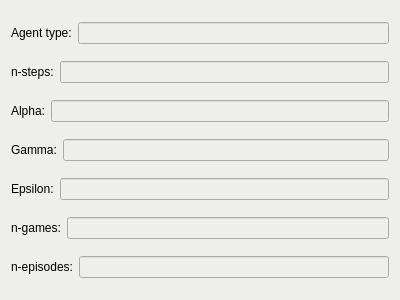
<?xml version="1.0" encoding="UTF-8"?>
<ui version="4.0">
 <class>Form</class>
 <widget class="QWidget" name="Form">
  <property name="geometry">
   <rect>
    <x>0</x>
    <y>0</y>
    <width>400</width>
    <height>300</height>
   </rect>
  </property>
  <property name="windowTitle">
   <string>Form</string>
  </property>
  <property name="styleSheet">
   <string notr="true">background-color: rgb(238, 238, 236);</string>
  </property>
  <layout class="QVBoxLayout" name="verticalLayout">
   <item>
    <layout class="QHBoxLayout" name="horizontalLayout_5">
     <item>
      <widget class="QLabel" name="label">
       <property name="text">
        <string>Agent type:</string>
       </property>
      </widget>
     </item>
     <item>
      <widget class="QLineEdit" name="type">
       <property name="enabled">
        <bool>false</bool>
       </property>
      </widget>
     </item>
    </layout>
   </item>
   <item>
    <layout class="QHBoxLayout" name="horizontalLayout_6">
     <item>
      <widget class="QLabel" name="label_2">
       <property name="text">
        <string>n-steps:</string>
       </property>
      </widget>
     </item>
     <item>
      <widget class="QLineEdit" name="n_step">
       <property name="enabled">
        <bool>false</bool>
       </property>
      </widget>
     </item>
    </layout>
   </item>
   <item>
    <layout class="QGridLayout" name="gridLayout">
     <item row="0" column="0">
      <widget class="QLabel" name="label_3">
       <property name="text">
        <string>Alpha:</string>
       </property>
      </widget>
     </item>
     <item row="0" column="1">
      <widget class="QLineEdit" name="alpha">
       <property name="enabled">
        <bool>false</bool>
       </property>
      </widget>
     </item>
    </layout>
   </item>
   <item>
    <layout class="QHBoxLayout" name="horizontalLayout_4">
     <item>
      <widget class="QLabel" name="label_4">
       <property name="text">
        <string>Gamma:</string>
       </property>
      </widget>
     </item>
     <item>
      <widget class="QLineEdit" name="gamma">
       <property name="enabled">
        <bool>false</bool>
       </property>
      </widget>
     </item>
    </layout>
   </item>
   <item>
    <layout class="QHBoxLayout" name="horizontalLayout_3">
     <item>
      <widget class="QLabel" name="label_5">
       <property name="text">
        <string>Epsilon:</string>
       </property>
      </widget>
     </item>
     <item>
      <widget class="QLineEdit" name="epsilon">
       <property name="enabled">
        <bool>false</bool>
       </property>
      </widget>
     </item>
    </layout>
   </item>
   <item>
    <layout class="QHBoxLayout" name="horizontalLayout_2">
     <item>
      <widget class="QLabel" name="label_6">
       <property name="text">
        <string>n-games:</string>
       </property>
      </widget>
     </item>
     <item>
      <widget class="QLineEdit" name="n_games">
       <property name="enabled">
        <bool>false</bool>
       </property>
      </widget>
     </item>
    </layout>
   </item>
   <item>
    <layout class="QHBoxLayout" name="horizontalLayout">
     <item>
      <widget class="QLabel" name="label_7">
       <property name="text">
        <string>n-episodes:</string>
       </property>
      </widget>
     </item>
     <item>
      <widget class="QLineEdit" name="n_episodes">
       <property name="enabled">
        <bool>false</bool>
       </property>
      </widget>
     </item>
    </layout>
   </item>
  </layout>
 </widget>
 <resources/>
 <connections/>
</ui>
